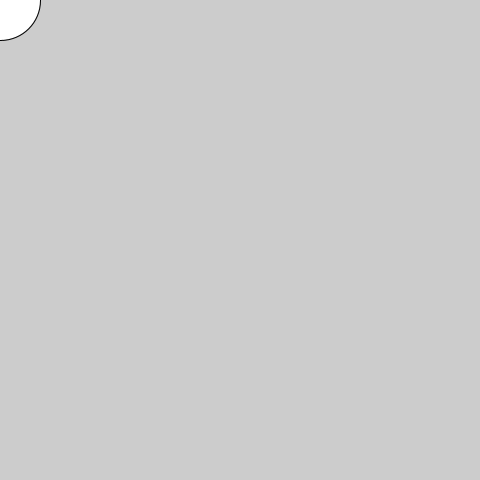
Frame 1 (no input)
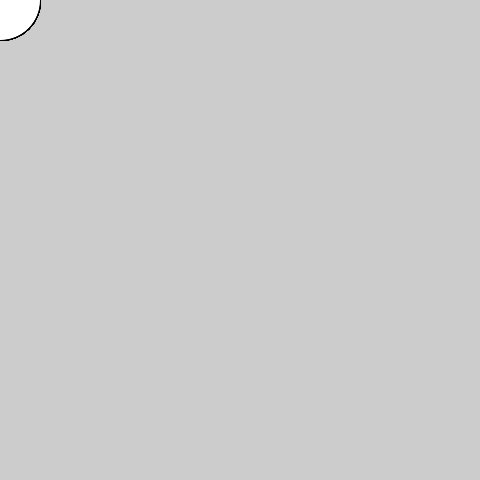
Frame 60 (the mouse pressed at the canvas centre just before this capture)
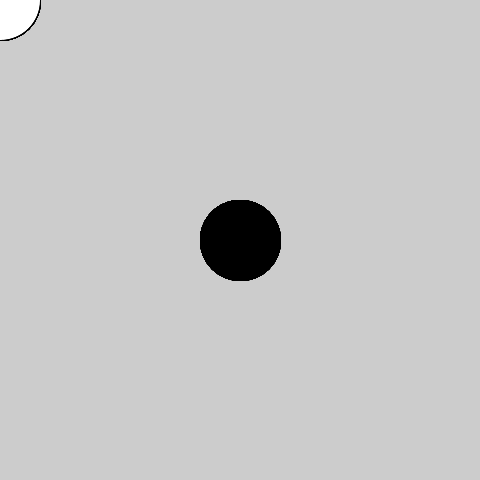
Frame 120 (the mouse held since frame 60 and released just before this capture)

The Processing sketch that drew these frames (run headless with seeded random() and noise(); from frame 60 on, the mouse is pressed at the canvas centre):

// Processing sketch: Make_Processing_2_2_StartingToCode_MakeCircles
// ── Make_Processing_2_2_StartingToCode_MakeCircles.pde


void setup()
{
  size(480,480);
  smooth();
}

void draw(){
  if(mousePressed){
    fill(0);
  } else {
    fill(255);
  }
  stroke(0);
  ellipse(mouseX, mouseY, 80,80);
}


// line(50,50,80,80); //length_x, lenght_y, position_x, position_y 
